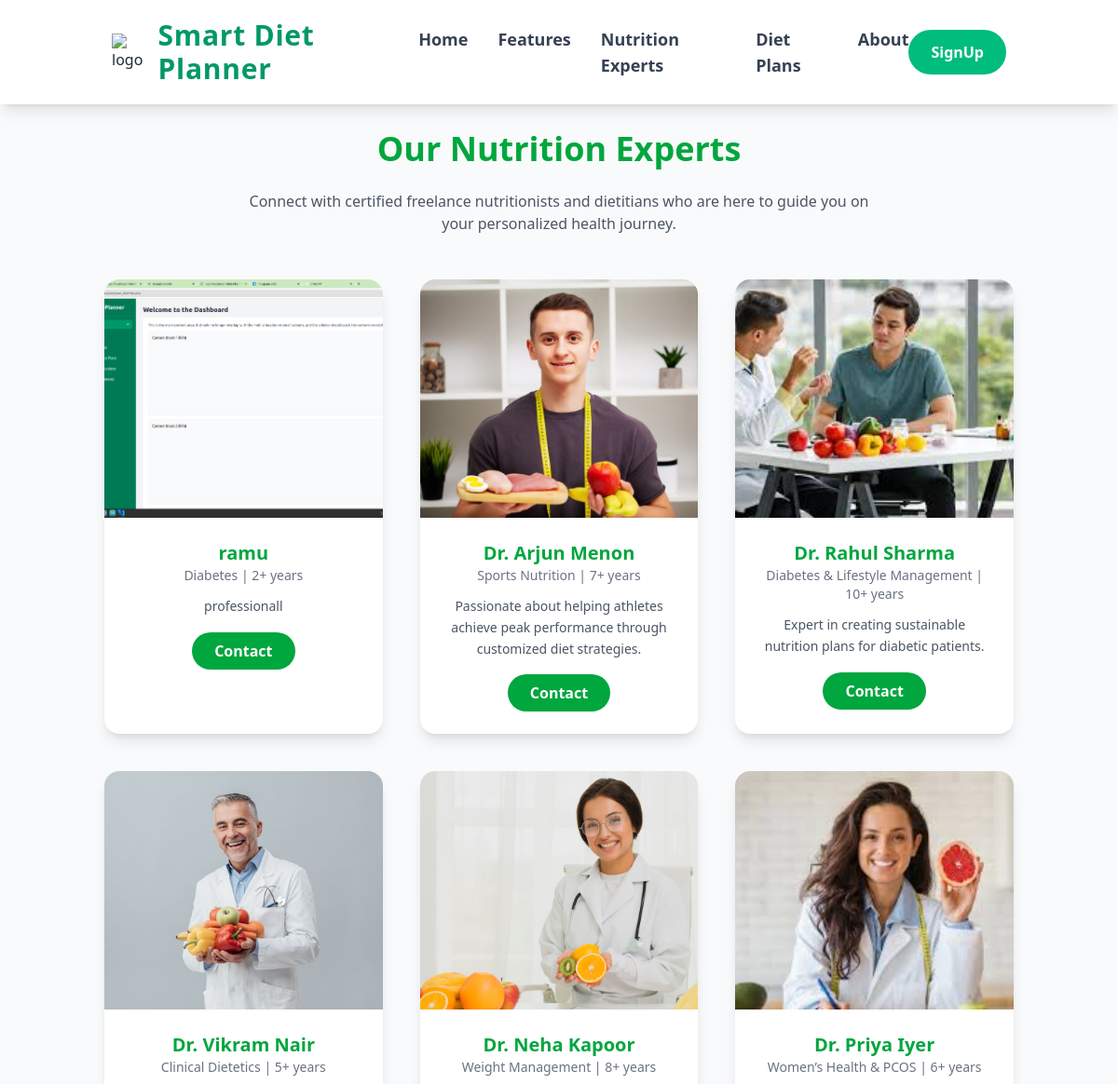
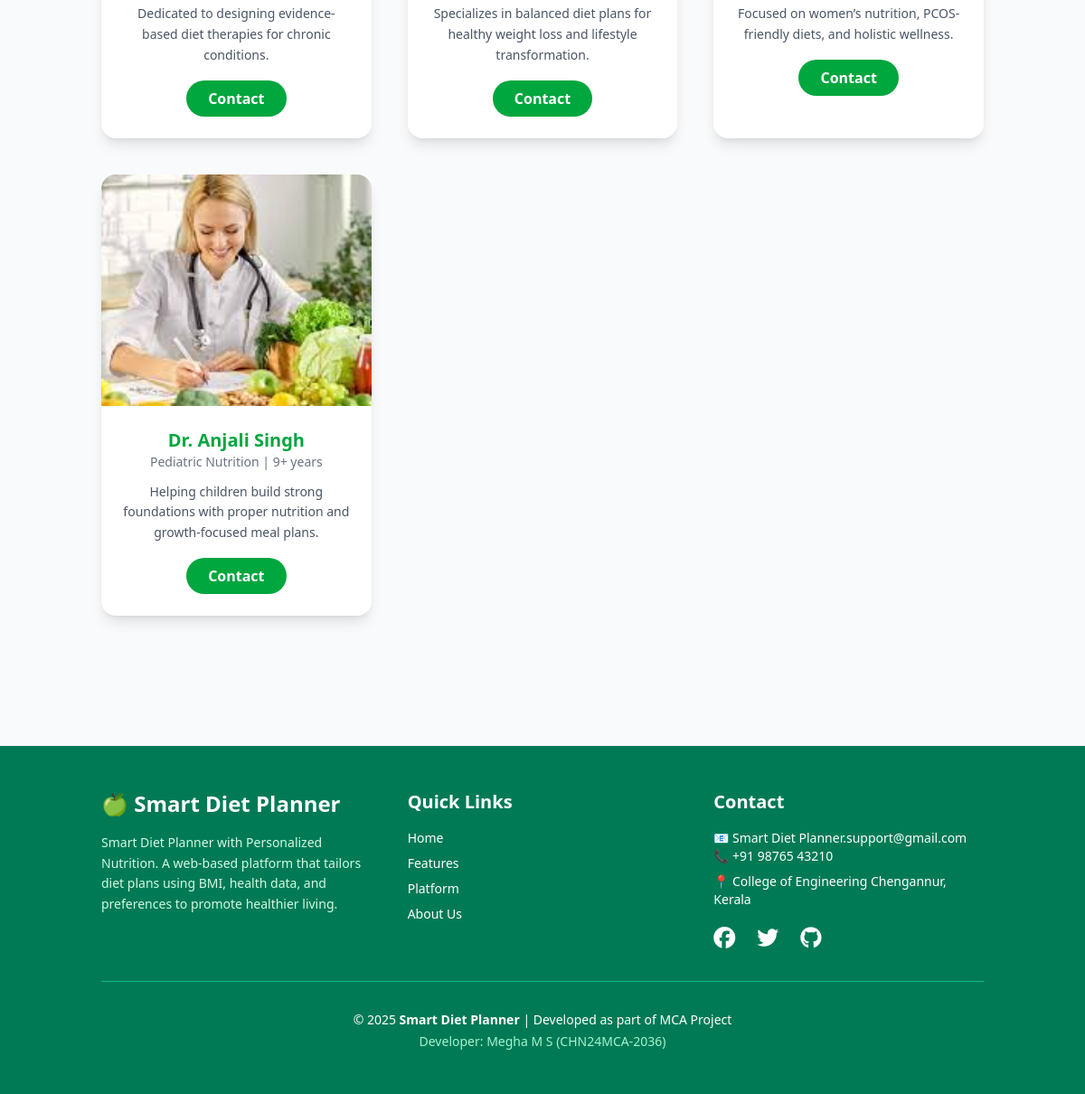
/home/nutrionist.php, run on the app's committed database (2 pictures, top to bottom).
### tables this page shows
CREATE TABLE `nutritionists` (
  `id` int NOT NULL,
  `name` varchar(100) NOT NULL,
  `email` varchar(100) NOT NULL,
  `password` varchar(255) NOT NULL,
  `phone` varchar(20) DEFAULT NULL,
  `specialization` varchar(100) DEFAULT NULL,
  `experience` int DEFAULT '0',
  `description` text,
  `image` varchar(255) DEFAULT NULL,
  `status` enum('pending','approved','rejected') DEFAULT 'pending',
  `created_at` timestamp NULL DEFAULT CURRENT_TIMESTAMP
);

### home/nutrionist.php (the view, shortened to what this page needs)
<?php
include(__DIR__ . '/../config/db_conn.php');
include 'components/head.php';
include 'components/navbar.php';
?>
<section id="nutritionists" class="bg-gray-50 py-20 mt-15">
  <div class="container mx-auto px-6 text-center">
    <h2 class="text-4xl font-bold text-green-600 mb-6">Our Nutrition Experts</h2>
    <p class="text-gray-600 mb-12 max-w-2xl mx-auto">
      Connect with certified freelance nutritionists and dietitians who are here
      to guide you on your personalized health journey.
    </p>
    <div class="grid sm:grid-cols-2 lg:grid-cols-3 gap-10">
      <?php
      $sql = "SELECT * FROM nutritionists WHERE status='approved' ORDER BY created_at DESC";
      $result = mysqli_query($connection, $sql);
      if ($result && mysqli_num_rows($result) > 0) {
          while ($row = mysqli_fetch_assoc($result)) {
             echo "
  <div class='bg-white shadow-lg rounded-2xl overflow-hidden hover:shadow-2xl transition'>
    <div class='w-full h-64 overflow-hidden'>
      <img src='../nutrionist/" . $row['image'] . "'
           alt='" . htmlspecialchars($row['name'], ENT_QUOTES) . "'
           class='w-full h-full object-cover object-top'>
    </div>
    <div class='p-6'>
      <h3 class='text-xl font-bold text-green-600'>" . htmlspecialchars($row['name']) . "</h3>
      <p class='text-gray-500 text-sm'>" . htmlspecialchars($row['specialization']) . " | " . intval($row['experience']) . "+ years</p>
      <p class='text-gray-600 mt-3 text-sm leading-relaxed'>" . htmlspecialchars($row['description']) . "</p>
      <a href='contact.php?nutritionist_id=" . $row['id'] . "'
         class='mt-4 inline-block bg-green-600 text-white px-6 py-2 rounded-full font-semibold hover:bg-green-700 transition'>
        Contact
      </a>
    </div>
  </div>
";
          }
      } else {
          echo "<p class='col-span-3 text-gray-500 text-lg'>No nutritionists available at the moment.</p>";
      }
      ?>
    </div>
  </div>
</section>
<?php include 'components/footer.php'; ?>

### home/components/head.php (shortened to what this page needs)
<!doctype html>
<html lang="en">
<head>
  <script src="https://cdn.jsdelivr.net/npm/@tailwindcss/browser@4"></script>
</head>
</head>

### home/components/navbar.php (shortened to what this page needs)
<body class="bg-gray-50 text-gray-800">
<header class="bg-white shadow-lg fixed w-full top-0 z-50">
  <div class="container mx-auto flex items-center justify-between py-5 px-6 md:px-8">
    <div class="flex items-center space-x-3">
      <img src="https://cdn-icons-png.flaticon.com/512/3069/3069171.png"
           alt="logo" class="w-10 h-10 animate-bounce">
      <span class="text-2xl md:text-3xl font-extrabold text-emerald-600 tracking-wide">Smart Diet Planner</span>
    </div>
    <nav class="hidden md:flex space-x-8 text-lg font-semibold text-gray-700">
      <a href="index.php" class="hover:text-emerald-600 transition">Home</a>
      <a href="#features" class="hover:text-emerald-600 transition">Features</a>
      <a href="nutrionist.php" class="hover:text-emerald-600 transition">Nutrition Experts</a>
      <a href="dietplan.php" class="hover:text-emerald-600 transition">Diet Plans</a>
      <a href="#about" class="hover:text-emerald-600 transition">About</a>
    </nav>
    <?php if (isset($_SESSION['user_id'])): ?>
      <a href="../user/index.php"
         class="hidden md:inline-block bg-emerald-500 text-white px-6 py-3 rounded-full font-bold hover:bg-emerald-600 transition transform hover:scale-105">
        Dashboard
      </a>
    <?php else: ?>
      <a href="login.php"
         class="hidden md:inline-block bg-emerald-500 text-white px-6 py-3 rounded-full font-bold hover:bg-emerald-600 transition transform hover:scale-105">
        SignUp
      </a>
    <?php endif; ?>
  </div>
</header>

### home/components/footer.php (shortened to what this page needs)
<footer class="bg-emerald-700 text-white py-12 mt-16">
  <div class="container mx-auto px-6">
    <div class="grid md:grid-cols-3 gap-10 text-center md:text-left">
      <div>
        <h3 class="text-2xl font-bold mb-4">🍏 Smart Diet Planner</h3>
        <p class="text-emerald-100 text-sm leading-relaxed">
          Smart Diet Planner with Personalized Nutrition.
          A web-based platform that tailors diet plans using BMI, health data,
          and preferences to promote healthier living.
        </p>
      </div>
      <div>
        <h3 class="text-xl font-semibold mb-4">Quick Links</h3>
        <ul class="space-y-2 text-sm">
          <li><a href="#" class="hover:underline">Home</a></li>
          <li><a href="#features" class="hover:underline">Features</a></li>
          <li><a href="#platform" class="hover:underline">Platform</a></li>
          <li><a href="#about" class="hover:underline">About Us</a></li>
        </ul>
      </div>
      <div>
        <h3 class="text-xl font-semibold mb-4">Contact</h3>
        <p class="text-sm">📧 Smart Diet Planner.support@gmail.com</p>
        <p class="text-sm">📞 +91 98765 43210</p>
        <p class="text-sm mt-2">📍 College of Engineering Chengannur, Kerala</p>
        <div class="flex justify-center md:justify-start space-x-6 mt-4 text-2xl">
          <a href="#" class="hover:text-emerald-200"><i class="fab fa-facebook"></i></a>
          <a href="#" class="hover:text-emerald-200"><i class="fab fa-twitter"></i></a>
          <a href="#" class="hover:text-emerald-200"><i class="fab fa-github"></i></a>
        </div>
      </div>
    </div>
    <div class="border-t border-emerald-500 my-8"></div>
    <div class="text-center text-sm">
      <p>&copy; 2025 <span class="font-bold">Smart Diet Planner</span> | Developed as part of MCA  Project</p>
      <p class="text-emerald-200 mt-1"> Developer: Megha M S (CHN24MCA-2036)</p>
    </div>
  </div>
</footer>
</body>
</html>

### data on the page
nutritionists: image (picture), name "ramu", specialization "Diabetes", experience "2", description "professionall"
nutritionists: image (picture), name "Dr. Arjun Menon", specialization "Sports Nutrition", experience "7", description "Passionate about helping athletes achieve peak performance through customized diet strategies."
nutritionists: image (picture), name "Dr. Rahul Sharma", specialization "Diabetes & Lifestyle Management", experience "10", description "Expert in creating sustainable nutrition plans for diabetic patients."
nutritionists: image (picture), name "Dr. Vikram Nair", specialization "Clinical Dietetics", experience "5", description "Dedicated to designing evidence-based diet therapies for chronic conditions."
nutritionists: image (picture), name "Dr. Neha Kapoor", specialization "Weight Management", experience "8", description "Specializes in balanced diet plans for healthy weight loss and lifestyle transformation."
nutritionists: image (picture), name "Dr. Priya Iyer", specialization "Women’s Health & PCOS", experience "6", description "Focused on women’s nutrition, PCOS-friendly diets, and holistic wellness."
nutritionists: image (picture), name "Dr. Anjali Singh", specialization "Pediatric Nutrition", experience "9", description "Helping children build strong foundations with proper nutrition and growth-focused meal plans."
